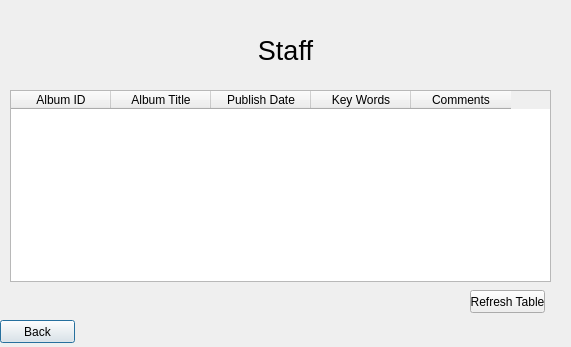
<?xml version="1.0" encoding="UTF-8"?>
<ui version="4.0">
 <class>People_Staff_View</class>
 <widget class="QDialog" name="People_Staff_View">
  <property name="geometry">
   <rect>
    <x>0</x>
    <y>0</y>
    <width>571</width>
    <height>347</height>
   </rect>
  </property>
  <property name="windowTitle">
   <string>View Staff</string>
  </property>
  <widget class="QPushButton" name="ViewStaff_BackButton">
   <property name="geometry">
    <rect>
     <x>0</x>
     <y>320</y>
     <width>75</width>
     <height>23</height>
    </rect>
   </property>
   <property name="text">
    <string>Back</string>
   </property>
  </widget>
  <widget class="QPushButton" name="StaffView_RefreshTableButton">
   <property name="geometry">
    <rect>
     <x>470</x>
     <y>290</y>
     <width>75</width>
     <height>23</height>
    </rect>
   </property>
   <property name="text">
    <string>Refresh Table</string>
   </property>
  </widget>
  <widget class="QTableWidget" name="StaffView">
   <property name="geometry">
    <rect>
     <x>10</x>
     <y>90</y>
     <width>541</width>
     <height>192</height>
    </rect>
   </property>
   <column>
    <property name="text">
     <string>Album ID</string>
    </property>
   </column>
   <column>
    <property name="text">
     <string>Album Title</string>
    </property>
   </column>
   <column>
    <property name="text">
     <string>Publish Date</string>
    </property>
   </column>
   <column>
    <property name="text">
     <string>Key Words</string>
    </property>
   </column>
   <column>
    <property name="text">
     <string>Comments</string>
    </property>
   </column>
  </widget>
  <widget class="QLabel" name="Albums_MainMenuText">
   <property name="geometry">
    <rect>
     <x>0</x>
     <y>40</y>
     <width>571</width>
     <height>20</height>
    </rect>
   </property>
   <property name="font">
    <font>
     <pointsize>20</pointsize>
    </font>
   </property>
   <property name="text">
    <string>Staff</string>
   </property>
   <property name="alignment">
    <set>Qt::AlignCenter</set>
   </property>
  </widget>
 </widget>
 <resources/>
 <connections>
  <connection>
   <sender>ViewStaff_BackButton</sender>
   <signal>clicked()</signal>
   <receiver>People_Staff_View</receiver>
   <slot>BackButton()</slot>
   <hints>
    <hint type="sourcelabel">
     <x>49</x>
     <y>327</y>
    </hint>
    <hint type="destinationlabel">
     <x>79</x>
     <y>533</y>
    </hint>
   </hints>
  </connection>
  <connection>
   <sender>StaffView_RefreshTableButton</sender>
   <signal>clicked()</signal>
   <receiver>People_Staff_View</receiver>
   <slot>RefreshStaff()</slot>
   <hints>
    <hint type="sourcelabel">
     <x>506</x>
     <y>301</y>
    </hint>
    <hint type="destinationlabel">
     <x>528</x>
     <y>518</y>
    </hint>
   </hints>
  </connection>
 </connections>
 <slots>
  <slot>BackButton()</slot>
  <slot>RefreshStaff()</slot>
 </slots>
</ui>
